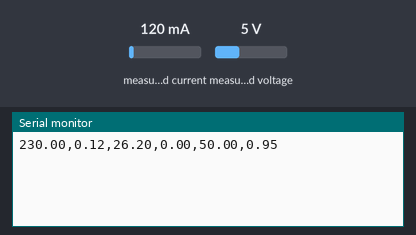
The sketch below on a simulated Arduino Uno, built with avr-gcc and run on an emulated ATmega328P. Parts: the last lines printed to the serial monitor. Inputs (shaded band) come from the test bench; at power-on: measured current 120 mA, measured voltage 5 V.

Above: at 1.2 s.
1.3 s: measured current set to 40 mA
At 2.6 s:
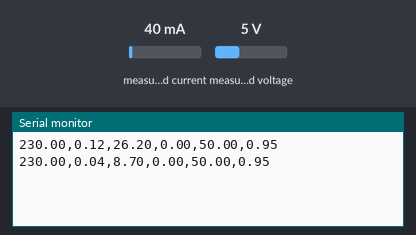
2.8 s: measured voltage set to 0.3 V
4.3 s: measured current set to 500 mA
At 4.3 s:
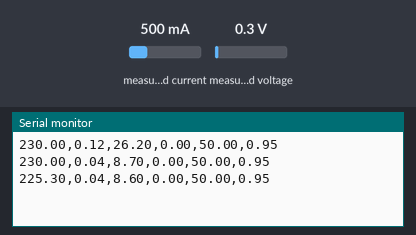
Timing chart, 0 to 7.3 s (numbered marks = the images above; inputs shaded):
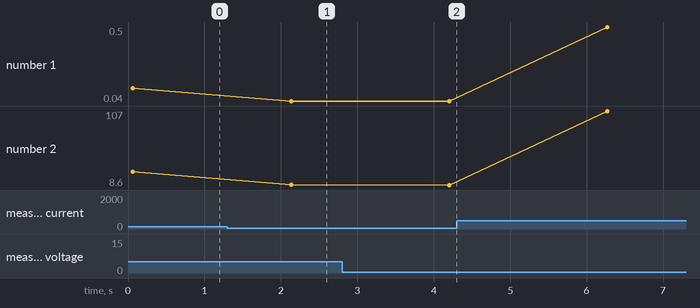

Measured:
- after the input at 1.3 s, the serial monitor: prints a new line after 0.83 s (image 1)
- plotted number 1: 0.12 → 0.04 after the input at 1.3 s, 0.04 → 0.5 after the input at 4.3 s
- plotted number 2: 26.2 → 8.7 after the input at 1.3 s, 8.7 → 8.6 after the input at 2.8 s, 8.6 → 107 after the input at 4.3 s

The sketch:

PZEMSoftwareSerial.ino
```cpp
// (licence header left out)
#include <PZEM004Tv30.h>
#include <SoftwareSerial.h>

#if defined(ESP32)
    #error "Software Serial is not supported on the ESP32"
#endif

/* Use software serial for the PZEM
 * Pin 12 Rx (Connects to the Tx pin on the PZEM)
 * Pin 13 Tx (Connects to the Rx pin on the PZEM)
*/
#if !defined(PZEM_RX_PIN) && !defined(PZEM_TX_PIN)
#define PZEM_RX_PIN 10
#define PZEM_TX_PIN 11
#endif


SoftwareSerial pzemSWSerial(PZEM_RX_PIN, PZEM_TX_PIN);
PZEM004Tv30 pzem(pzemSWSerial);

void setup() {
    /* Debugging serial */
    Serial.begin(115200);
}

void loop() {
    // Read the data from the sensor
    float voltage = pzem.voltage();
    float current = pzem.current();
    float power = pzem.power();
    float energy = pzem.energy();
    float frequency = pzem.frequency();
    float pf = pzem.pf();

    // Check if the data is valid
    if (isnan(voltage) || isnan(current) || isnan(power) || isnan(energy) || isnan(frequency) || isnan(pf)) {
        Serial.println("Error reading sensor data");
    } else {
        // Send data in a single line with commas as delimiter
        Serial.print(voltage); Serial.print(",");
        Serial.print(current); Serial.print(",");
        Serial.print(power); Serial.print(",");
        Serial.print(energy); Serial.print(",");
        Serial.print(frequency); Serial.print(",");
        Serial.println(pf);
    }

    delay(2000);
}
```
